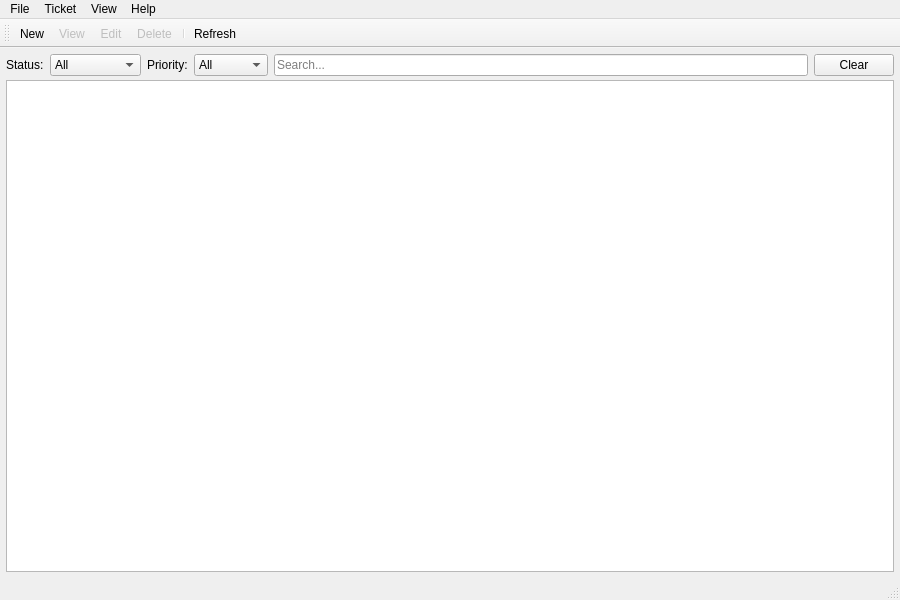
<?xml version="1.0" encoding="UTF-8"?>
<ui version="4.0">
 <class>MainWindow</class>
 <widget class="QMainWindow" name="MainWindow">
  <property name="geometry">
   <rect>
    <x>0</x>
    <y>0</y>
    <width>900</width>
    <height>600</height>
   </rect>
  </property>
  <property name="windowTitle">
   <string>Helpdesk</string>
  </property>
  <widget class="QWidget" name="centralWidget">
   <layout class="QVBoxLayout" name="centralLayout">
    <property name="spacing">
     <number>4</number>
    </property>
    <property name="leftMargin">
     <number>6</number>
    </property>
    <property name="topMargin">
     <number>6</number>
    </property>
    <property name="rightMargin">
     <number>6</number>
    </property>
    <property name="bottomMargin">
     <number>6</number>
    </property>
    <item>
     <layout class="QHBoxLayout" name="filterLayout">
      <property name="spacing">
       <number>6</number>
      </property>
      <item>
       <widget class="QLabel" name="labelStatus">
        <property name="text">
         <string>Status:</string>
        </property>
       </widget>
      </item>
      <item>
       <widget class="QComboBox" name="comboStatus">
        <property name="objectName">
         <string>comboStatus</string>
        </property>
        <item>
         <property name="text">
          <string>All</string>
         </property>
        </item>
        <item>
         <property name="text">
          <string>Open</string>
         </property>
        </item>
        <item>
         <property name="text">
          <string>In Progress</string>
         </property>
        </item>
        <item>
         <property name="text">
          <string>Closed</string>
         </property>
        </item>
       </widget>
      </item>
      <item>
       <widget class="QLabel" name="labelPriority">
        <property name="text">
         <string>Priority:</string>
        </property>
       </widget>
      </item>
      <item>
       <widget class="QComboBox" name="comboPriority">
        <property name="objectName">
         <string>comboPriority</string>
        </property>
        <item>
         <property name="text">
          <string>All</string>
         </property>
        </item>
        <item>
         <property name="text">
          <string>Low</string>
         </property>
        </item>
        <item>
         <property name="text">
          <string>Medium</string>
         </property>
        </item>
        <item>
         <property name="text">
          <string>High</string>
         </property>
        </item>
       </widget>
      </item>
      <item>
       <widget class="QLineEdit" name="lineSearch">
        <property name="objectName">
         <string>lineSearch</string>
        </property>
        <property name="placeholderText">
         <string>Search...</string>
        </property>
        <property name="sizePolicy">
         <sizepolicy hsizetype="Expanding" vsizetype="Fixed">
          <horstretch>1</horstretch>
          <verstretch>0</verstretch>
         </sizepolicy>
        </property>
       </widget>
      </item>
      <item>
       <widget class="QPushButton" name="btnClear">
        <property name="objectName">
         <string>btnClear</string>
        </property>
        <property name="text">
         <string>Clear</string>
        </property>
       </widget>
      </item>
     </layout>
    </item>
    <item>
     <widget class="QTableView" name="ticketsTableView">
      <property name="objectName">
       <string>ticketsTableView</string>
      </property>
      <property name="sizePolicy">
       <sizepolicy hsizetype="Expanding" vsizetype="Expanding">
        <horstretch>0</horstretch>
        <verstretch>0</verstretch>
       </sizepolicy>
      </property>
      <property name="selectionBehavior">
       <enum>QAbstractItemView::SelectRows</enum>
      </property>
      <property name="selectionMode">
       <enum>QAbstractItemView::SingleSelection</enum>
      </property>
      <property name="alternatingRowColors">
       <bool>true</bool>
      </property>
      <property name="sortingEnabled">
       <bool>true</bool>
      </property>
      <property name="editTriggers">
       <set>QAbstractItemView::NoEditTriggers</set>
      </property>
     </widget>
    </item>
   </layout>
  </widget>
  <widget class="QMenuBar" name="menuBar">
   <property name="geometry">
    <rect>
     <x>0</x>
     <y>0</y>
     <width>900</width>
     <height>22</height>
    </rect>
   </property>
   <widget class="QMenu" name="menuFile">
    <property name="title">
     <string>File</string>
    </property>
    <addaction name="actionExit"/>
   </widget>
   <widget class="QMenu" name="menuTicket">
    <property name="title">
     <string>Ticket</string>
    </property>
    <addaction name="actionNew"/>
    <addaction name="actionView"/>
    <addaction name="actionEdit"/>
    <addaction name="separator"/>
    <addaction name="actionDelete"/>
   </widget>
   <widget class="QMenu" name="menuView">
    <property name="title">
     <string>View</string>
    </property>
    <addaction name="actionRefresh"/>
   </widget>
   <widget class="QMenu" name="menuHelp">
    <property name="title">
     <string>Help</string>
    </property>
    <addaction name="actionAbout"/>
   </widget>
   <addaction name="menuFile"/>
   <addaction name="menuTicket"/>
   <addaction name="menuView"/>
   <addaction name="menuHelp"/>
  </widget>
  <widget class="QToolBar" name="mainToolBar">
   <property name="objectName">
    <string>mainToolBar</string>
   </property>
   <attribute name="toolBarArea">
    <enum>TopToolBarArea</enum>
   </attribute>
   <attribute name="toolBarBreak">
    <bool>false</bool>
   </attribute>
   <addaction name="actionNew"/>
   <addaction name="actionView"/>
   <addaction name="actionEdit"/>
   <addaction name="actionDelete"/>
   <addaction name="separator"/>
   <addaction name="actionRefresh"/>
  </widget>
  <widget class="QStatusBar" name="statusBar">
   <property name="objectName">
    <string>statusBar</string>
   </property>
  </widget>
  <action name="actionNew">
   <property name="objectName">
    <string>actionNew</string>
   </property>
   <property name="text">
    <string>New</string>
   </property>
   <property name="toolTip">
    <string>Create new ticket</string>
   </property>
   <property name="shortcut">
    <string>Ctrl+N</string>
   </property>
  </action>
  <action name="actionView">
   <property name="objectName">
    <string>actionView</string>
   </property>
   <property name="text">
    <string>View</string>
   </property>
   <property name="toolTip">
    <string>View selected ticket</string>
   </property>
   <property name="enabled">
    <bool>false</bool>
   </property>
  </action>
  <action name="actionEdit">
   <property name="objectName">
    <string>actionEdit</string>
   </property>
   <property name="text">
    <string>Edit</string>
   </property>
   <property name="toolTip">
    <string>Edit selected ticket</string>
   </property>
   <property name="enabled">
    <bool>false</bool>
   </property>
   <property name="shortcut">
    <string>Ctrl+E</string>
   </property>
  </action>
  <action name="actionDelete">
   <property name="objectName">
    <string>actionDelete</string>
   </property>
   <property name="text">
    <string>Delete</string>
   </property>
   <property name="toolTip">
    <string>Delete selected ticket</string>
   </property>
   <property name="enabled">
    <bool>false</bool>
   </property>
   <property name="shortcut">
    <string>Del</string>
   </property>
  </action>
  <action name="actionRefresh">
   <property name="objectName">
    <string>actionRefresh</string>
   </property>
   <property name="text">
    <string>Refresh</string>
   </property>
   <property name="toolTip">
    <string>Refresh list</string>
   </property>
   <property name="shortcut">
    <string>F5</string>
   </property>
  </action>
  <action name="actionExit">
   <property name="objectName">
    <string>actionExit</string>
   </property>
   <property name="text">
    <string>Exit</string>
   </property>
   <property name="shortcut">
    <string>Ctrl+Q</string>
   </property>
  </action>
  <action name="actionAbout">
   <property name="objectName">
    <string>actionAbout</string>
   </property>
   <property name="text">
    <string>About</string>
   </property>
  </action>
 </widget>
 <layoutdefault spacing="6" margin="11"/>
</ui>
